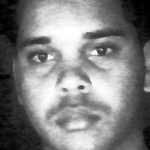
#> input picture faces/ER001_Enmanuel_Reynoso_0.jpg, 150 x 150 px; its folder holds only this picture in this run
$ python -i face_detector.py   (imports and definitions only)   (older library calls are emulated)
#> lines starting #> are read from the running program, lines starting #| are printed output that depends on the picture
### config.py
#!/usr/bin/env python3
"""
AsistoYA - Archivo de Configuración Principal
Configuraciones centralizadas para todo el sistema
"""

import os
from datetime import datetime

# ================================
# CONFIGURACIONES GENERALES
# ================================

# Información del proyecto
PROJECT_NAME = "AsistoYA"
PROJECT_VERSION = "2.0"
PROJECT_DESCRIPTION = "Sistema de Asistencia con Reconocimiento Facial"

# Configuraciones de directorios
BASE_DIR = os.path.dirname(os.path.abspath(__file__))
DATA_DIR = os.path.join(BASE_DIR, "data")
FACES_DIR = os.path.join(BASE_DIR, "faces")
REPORTS_DIR = os.path.join(BASE_DIR, "reports")
BACKUP_DIR = os.path.join(BASE_DIR, "backup")

# Crear directorios si no existen
for directory in [DATA_DIR, FACES_DIR, REPORTS_DIR, BACKUP_DIR]:
    os.makedirs(directory, exist_ok=True)

# ================================
# CONFIGURACIONES DE BASE DE DATOS
# ================================

# Archivos de datos JSON
STUDENTS_FILE = os.path.join(DATA_DIR, "students.json")
ATTENDANCE_FILE = os.path.join(DATA_DIR, "attendance.json")
CLASSROOMS_FILE = os.path.join(DATA_DIR, "classrooms.json")
USERS_FILE = os.path.join(DATA_DIR, "users.json")
SETTINGS_FILE = os.path.join(DATA_DIR, "settings.json")

# Archivos del modelo de reconocimiento facial
FACE_MODEL_FILE = os.path.join(DATA_DIR, "face_model.yml")
NAMES_DICT_FILE = os.path.join(DATA_DIR, "names_dict.json")

# ================================
# CONFIGURACIONES DE RECONOCIMIENTO FACIAL
# ================================

# Configuraciones de OpenCV
DEFAULT_CAMERA_INDEX = 0
FRAME_WIDTH = 640
FRAME_HEIGHT = 480
FACE_SIZE = (150, 150)

# Configuraciones del detector de rostros
HAAR_CASCADE_FILE = "haarcascade_frontalface_default.xml"
DETECTION_SCALE_FACTOR = 1.3
DETECTION_MIN_NEIGHBORS = 5
DETECTION_MIN_SIZE = (50, 50)

# Configuraciones del reconocizador LBPH
LBPH_RADIUS = 1
LBPH_NEIGHBORS = 8
LBPH_GRID_X = 8
LBPH_GRID_Y = 8

# Umbrales y configuraciones
DEFAULT_CONFIDENCE_THRESHOLD = 85.0  # Porcentaje de confianza mínimo
MIN_CONFIDENCE_THRESHOLD = 50.0
MAX_CONFIDENCE_THRESHOLD = 95.0

# Configuraciones de registro
FACES_PER_STUDENT = 5  # Número de rostros a capturar por estudiante
FACE_CAPTURE_INTERVAL = 1.0  # Segundos entre capturas
DEFAULT_RECOGNITION_INTERVAL = 0.1  # Intervalo entre reconocimientos en segundos

# Configuraciones de cooldown
DEFAULT_ATTENDANCE_COOLDOWN = 30  # Segundos entre registros del mismo estudiante
MIN_COOLDOWN = 5
MAX_COOLDOWN = 60

# ================================
# CONFIGURACIONES DE INTERFAZ GRÁFICA
# ================================

# Configuraciones de la ventana principal
WINDOW_TITLE = f"{PROJECT_NAME} v{PROJECT_VERSION}"
WINDOW_WIDTH = 1200
WINDOW_HEIGHT = 800
WINDOW_MIN_WIDTH = 1000
WINDOW_MIN_HEIGHT = 700

# Colores de la interfaz
COLORS = {
    'primary': '#2c3e50',
    'secondary': '#3498db',
    'success': '#27ae60',
    'warning': '#f39c12',
    'danger': '#e74c3c',
    'info': '#17a2b8',
    'light': '#f8f9fa',
    'dark': '#343a40'
}

# Configuraciones de estilo
FONT_FAMILY = "Segoe UI"
FONT_SIZE_NORMAL = 10
FONT_SIZE_LARGE = 12
FONT_SIZE_TITLE = 14

# ================================
# CONFIGURACIONES DE REPORTES
# ================================

# Formatos de fecha y hora
DATE_FORMAT = "%Y-%m-%d"
TIME_FORMAT = "%H:%M:%S"
DATETIME_FORMAT = "%Y-%m-%d %H:%M:%S"

# Configuraciones de exportación
CSV_ENCODING = "utf-8"
CSV_DELIMITER = ","

# ================================
# CONFIGURACIONES DE LOGGING
# ================================

# Configuraciones de logs
LOG_LEVEL = "INFO"
LOG_FORMAT = "%(asctime)s - %(name)s - %(levelname)s - %(message)s"
LOG_DATE_FORMAT = "%Y-%m-%d %H:%M:%S"

# ================================
# CONFIGURACIONES POR DEFECTO
# ================================

# Configuraciones predeterminadas del sistema
DEFAULT_SETTINGS = {
    "confidence_threshold": DEFAULT_CONFIDENCE_THRESHOLD,
    "attendance_cooldown": DEFAULT_ATTENDANCE_COOLDOWN,
    "camera_index": DEFAULT_CAMERA_INDEX,
    "auto_backup": True,
    "backup_interval": 24,  # horas
    "face_detection_enabled": True,
    "sound_notifications": True,
    "theme": "light",
    "language": "es"
}

# Aula predeterminada
DEFAULT_CLASSROOM = {
    "classroom_id": "AULA_001",
    "name": "Aula Principal",
    "description": "Aula predeterminada del sistema",
    "capacity": 30,
    "location": "Edificio Principal",
    "active": True,
    "created_at": datetime.now().isoformat()
}

# Usuario administrador predeterminado
DEFAULT_ADMIN_USER = {
    "user_id": "ADMIN_001",
    "username": "admin",
    "full_name": "Administrador del Sistema",
    "email": "admin@asistoya.local",
    "role": "admin",
    "active": True,
    "created_at": datetime.now().isoformat()
}

# ================================
# CONFIGURACIONES DE VALIDACIÓN
# ================================

# Validaciones de entrada
MIN_NAME_LENGTH = 2
MAX_NAME_LENGTH = 100
MIN_EMAIL_LENGTH = 5
MAX_EMAIL_LENGTH = 254

# Patrones de validación
EMAIL_PATTERN = r'^[a-zA-Z0-9._%+-]+@[a-zA-Z0-9.-]+\.[a-zA-Z]{2,}$'
STUDENT_ID_PATTERN = r'^[A-Z]{2}[0-9]{4}$'

# ================================
# CONFIGURACIONES DE RENDIMIENTO
# ================================

# Configuraciones de cache
CACHE_SIZE = 100
CACHE_TTL = 300  # segundos

# Configuraciones de procesamiento
MAX_CONCURRENT_RECOGNITIONS = 3
PROCESSING_TIMEOUT = 30  # segundos

# Configuraciones de memoria
MAX_MEMORY_USAGE = 512  # MB
CLEANUP_INTERVAL = 300  # segundos

# ================================
# FUNCIONES DE UTILIDAD
# ================================

def get_config_value(key, default=None):
    """Obtener un valor de configuración por clave"""
    return globals().get(key, default)

def set_config_value(key, value):
    """Establecer un valor de configuración"""
    globals()[key] = value

def get_file_path(filename, directory=DATA_DIR):
    """Obtener la ruta completa de un archivo"""
    return os.path.join(directory, filename)

def ensure_directory_exists(directory):
    """Asegurar que un directorio existe"""
    os.makedirs(directory, exist_ok=True)
    return directory

def get_timestamp():
    """Obtener timestamp actual en formato estándar"""
    return datetime.now().strftime(DATETIME_FORMAT)

def get_date_string():
    """Obtener fecha actual en formato estándar"""
    return datetime.now().strftime(DATE_FORMAT)

def get_time_string():
    """Obtener hora actual en formato estándar"""
    return datetime.now().strftime(TIME_FORMAT)

# ================================
# INICIALIZACIÓN
# ================================

def initialize_config():
    """Inicializar configuraciones del sistema"""
    # Crear directorios necesarios
    for directory in [DATA_DIR, FACES_DIR, REPORTS_DIR, BACKUP_DIR]:
        ensure_directory_exists(directory)

    # Verificar archivos críticos
    required_files = [
        STUDENTS_FILE,
        ATTENDANCE_FILE,
        CLASSROOMS_FILE,
        USERS_FILE,
        SETTINGS_FILE
    ]

    # Crear archivos vacíos si no existen
    for file_path in required_files:
        if not os.path.exists(file_path):
            with open(file_path, 'w', encoding='utf-8') as f:
                if file_path.endswith('.json'):
                    f.write('[]')

    return True

# Inicializar configuraciones al importar el módulo
# [2 lines that do not run on import are left out]

# ================================
# INFORMACIÓN DE DEBUG
# ================================

# [7 lines that do not run on import are left out]

### face_recognition/face_detector.py
#!/usr/bin/env python3
"""
AsistoYA - Detector de Rostros
Sistema de detección de rostros usando OpenCV
"""

import cv2
import numpy as np
import os
from typing import List, Tuple, Optional, Dict, Any
import config

class FaceDetector:
    """Detector de rostros usando clasificadores Haar Cascade"""

    def __init__(self):
        """Inicializar el detector de rostros"""
        self.face_cascade = None
        self.detector_loaded = False
        self.error_message = ""

        # Configuraciones de detección
        self.scale_factor = config.DETECTION_SCALE_FACTOR
        self.min_neighbors = config.DETECTION_MIN_NEIGHBORS
        self.min_size = config.DETECTION_MIN_SIZE
        self.face_size = config.FACE_SIZE

        # Estadísticas
        self.detections_count = 0
        self.last_detection_time = None

        # Cargar detector
        self.load_detector()

    def load_detector(self) -> bool:
        """
        Cargar el clasificador Haar Cascade

        Returns:
            True si se cargó correctamente
        """
        try:
            # Buscar archivo de clasificador
            cascade_paths = [
                # Ruta absoluta de OpenCV
                cv2.data.haarcascades + config.HAAR_CASCADE_FILE,
                # Rutas relativas posibles
                config.HAAR_CASCADE_FILE,
                os.path.join('data', config.HAAR_CASCADE_FILE),
                os.path.join('face_recognition', config.HAAR_CASCADE_FILE),
                # Ruta completa por defecto
                'haarcascade_frontalface_default.xml'
            ]

            for cascade_path in cascade_paths:
                if os.path.exists(cascade_path):
                    self.face_cascade = cv2.CascadeClassifier(cascade_path)

                    if not self.face_cascade.empty():
                        self.detector_loaded = True
                        self.error_message = ""
                        print(f"Detector de rostros cargado desde: {cascade_path}")
                        return True

            # Si no se encuentra, intentar cargar desde OpenCV directamente
            self.face_cascade = cv2.CascadeClassifier(cv2.data.haarcascades + 'haarcascade_frontalface_default.xml')

            if not self.face_cascade.empty():
                self.detector_loaded = True
                self.error_message = ""
                print("Detector de rostros cargado desde OpenCV")
                return True
            else:
                self.error_message = "No se pudo cargar el clasificador Haar Cascade"
                return False

        except Exception as e:
            self.error_message = f"Error cargando detector: {str(e)}"
            self.detector_loaded = False
            return False

    def detect_faces(self, frame: np.ndarray) -> List[Tuple[int, int, int, int]]:
        """
        Detectar rostros en un frame

        Args:
            frame: Frame de imagen en formato numpy array

        Returns:
            Lista de tuplas (x, y, width, height) con las ubicaciones de rostros
        """
        if not self.detector_loaded:
            return []

        try:
            # Convertir a escala de grises si es necesario
            if len(frame.shape) == 3:
                gray = cv2.cvtColor(frame, cv2.COLOR_BGR2GRAY)
            else:
                gray = frame.copy()

            # Detectar rostros
            faces = self.face_cascade.detectMultiScale(
                gray,
                scaleFactor=self.scale_factor,
                minNeighbors=self.min_neighbors,
                minSize=self.min_size,
                flags=cv2.CASCADE_SCALE_IMAGE
            )

            # Actualizar estadísticas
            if len(faces) > 0:
                self.detections_count += len(faces)
                self.last_detection_time = cv2.getTickCount()

            return [(int(x), int(y), int(w), int(h)) for x, y, w, h in faces]

        except Exception as e:
            self.error_message = f"Error detectando rostros: {str(e)}"
            return []

    # [65 lines left out: functions extract_face_regions, draw_face_rectangles, not called in this run]

    def get_largest_face(self, faces: List[Tuple[int, int, int, int]]) -> Optional[Tuple[int, int, int, int]]:
        """
        Obtener el rostro más grande de una lista

        Args:
            faces: Lista de rostros detectados

        Returns:
            Tupla con el rostro más grande o None si no hay rostros
        """
        if not faces:
            return None

        # Calcular área de cada rostro y encontrar el mayor
        largest_face = max(faces, key=lambda face: face[2] * face[3])
        return largest_face

    def filter_faces_by_size(self, faces: List[Tuple[int, int, int, int]],
                           min_area: int = 1000) -> List[Tuple[int, int, int, int]]:
        """
        Filtrar rostros por tamaño mínimo

        Args:
            faces: Lista de rostros detectados
            min_area: Área mínima en píxeles

        Returns:
            Lista de rostros filtrados
        """
        filtered_faces = []

        for (x, y, w, h) in faces:
            area = w * h
            if area >= min_area:
                filtered_faces.append((x, y, w, h))

        return filtered_faces

    def enhance_face_region(self, face_region: np.ndarray) -> np.ndarray:
        """
        Mejorar la calidad de una región de rostro

        Args:
            face_region: Imagen del rostro

        Returns:
            Imagen mejorada
        """
        try:
            # Convertir a escala de grises si es necesario
            if len(face_region.shape) == 3:
                gray = cv2.cvtColor(face_region, cv2.COLOR_BGR2GRAY)
            else:
                gray = face_region.copy()

            # Aplicar ecualización de histograma
            enhanced = cv2.equalizeHist(gray)

            # Aplicar filtro de reducción de ruido
            enhanced = cv2.bilateralFilter(enhanced, 9, 75, 75)

            return enhanced

        except Exception as e:
            self.error_message = f"Error mejorando rostro: {str(e)}"
            return face_region

    def detect_and_extract_best_face(self, frame: np.ndarray) -> Optional[np.ndarray]:
        """
        Detectar y extraer el mejor rostro del frame

        Args:
            frame: Frame de imagen

        Returns:
            Imagen del mejor rostro detectado o None
        """
        try:
            # Detectar rostros
            faces = self.detect_faces(frame)

            if not faces:
                return None

            # Filtrar por tamaño mínimo
            faces = self.filter_faces_by_size(faces, min_area=2500)  # 50x50 mínimo

            if not faces:
                return None

            # Obtener el rostro más grande
            best_face = self.get_largest_face(faces)

            if best_face:
                x, y, w, h = best_face
                face_region = frame[y:y+h, x:x+w]

                # Redimensionar al tamaño estándar
                face_resized = cv2.resize(face_region, self.face_size)

                # Mejorar calidad
                face_enhanced = self.enhance_face_region(face_resized)

                return face_enhanced

            return None

        except Exception as e:
            self.error_message = f"Error extrayendo mejor rostro: {str(e)}"
            return None

    # [208 lines left out: functions validate_face_quality, get_detection_statistics, update_detection_parameters, is_ready, test_face_detection, not called in this run]

>>> import cv2
>>> picture = cv2.imread('../faces/ER001_Enmanuel_Reynoso_0.jpg')
#> picture is the input picture: shape (150, 150, 3); min 0, max 255, mean 128.4
>>> result = FaceDetector().detect_and_extract_best_face(picture)
#> in detect_faces, `faces = self.face_cascade.detectMultiScale( gray, scaleFactor=self.sca..`: faces = [[11, 19, 116, 116]]
#> in detect_faces, `self.detections_count += len(faces)`: self.detections_count = 1
#> in detect_and_extract_best_face, `faces = self.detect_faces(frame)`: faces = [(11, 19, 116, 116)]
#> the loop in filter_faces_by_size, `for (x, y, w, h) in faces:` made 1 pass
#> (x, y, w, h, area) on pass 1: (11, 19, 116, 116, 13456)
#> in get_largest_face, `largest_face = max(faces, key=lambda face: face[2] * face[3])`: largest_face = (11, 19, 116, 116)
#> in detect_and_extract_best_face, `x, y, w, h = best_face`: x = 11; y = 19; w = 116
#> in detect_and_extract_best_face, `face_region = frame[y:y+h, x:x+w]`:
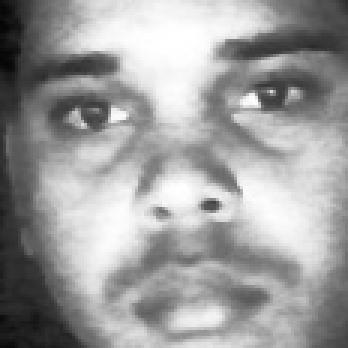
#> face_region: shape (116, 116, 3) (shown 3 times larger); min 4, max 255, mean 157.7
#> in enhance_face_region, `enhanced = cv2.equalizeHist(gray)`:
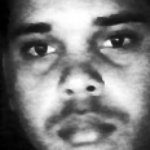
#> enhanced: shape (150, 150); min 0, max 255, mean 128.1
#> in enhance_face_region, `enhanced = cv2.bilateralFilter(enhanced, 9, 75, 75)`:
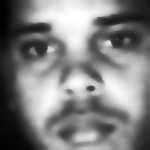
#> enhanced: shape (150, 150); min 0, max 255, mean 128.1

$ run again, on faces/ER001_Enmanuel_Reynoso_2.jpg
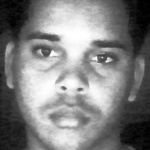
#> input picture faces/ER001_Enmanuel_Reynoso_2.jpg, 150 x 150 px
#> picture is the input picture: shape (150, 150, 3); min 0, max 255, mean 128.3
#> in detect_faces, `faces = self.face_cascade.detectMultiScale( gray, scaleFactor=self.sca..`: faces = [[13, 18, 116, 116]]
#> self.detections_count = 1
#> in detect_and_extract_best_face, `faces = self.detect_faces(frame)`: faces = [(13, 18, 116, 116)]
#> the loop in filter_faces_by_size, `for (x, y, w, h) in faces:` made 1 pass
#> (x, y, w, h, area) on pass 1: (13, 18, 116, 116, 13456)
#> largest_face = (13, 18, 116, 116)
#> in detect_and_extract_best_face, `x, y, w, h = best_face`: x = 13; y = 18; w = 116
#> in detect_and_extract_best_face, `face_region = frame[y:y+h, x:x+w]`:
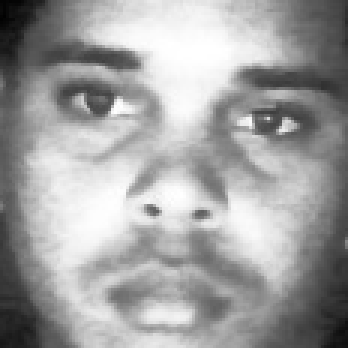
#> face_region: shape (116, 116, 3) (shown 3 times larger); min 1, max 255, mean 160.7
#> in enhance_face_region, `enhanced = cv2.equalizeHist(gray)`:
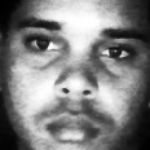
#> enhanced: shape (150, 150); min 0, max 255, mean 128.1
